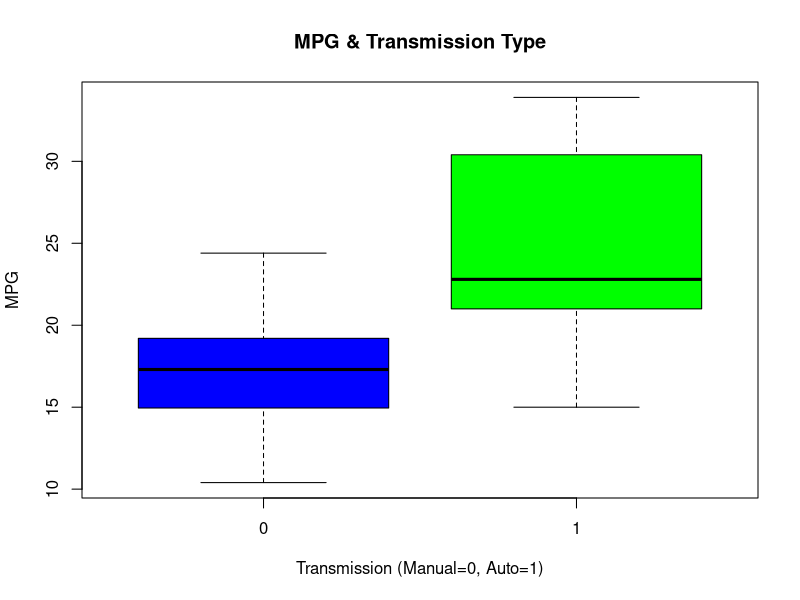
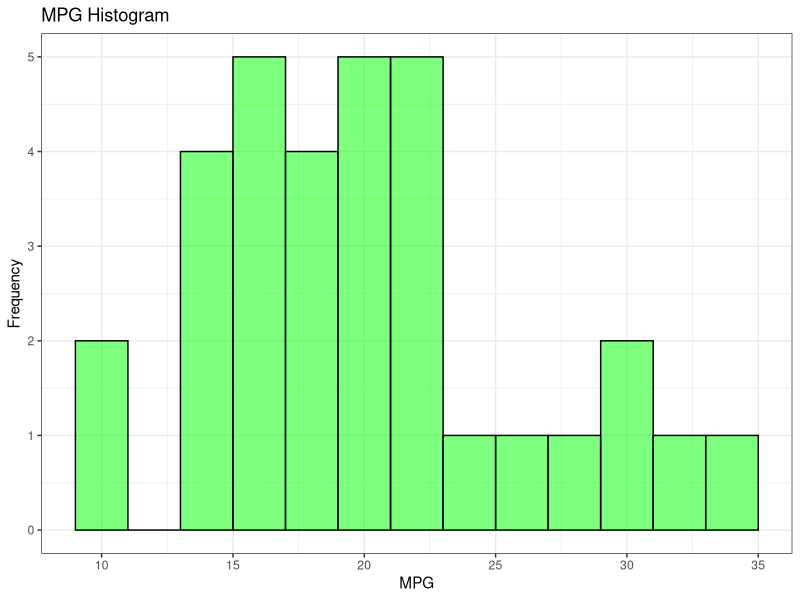
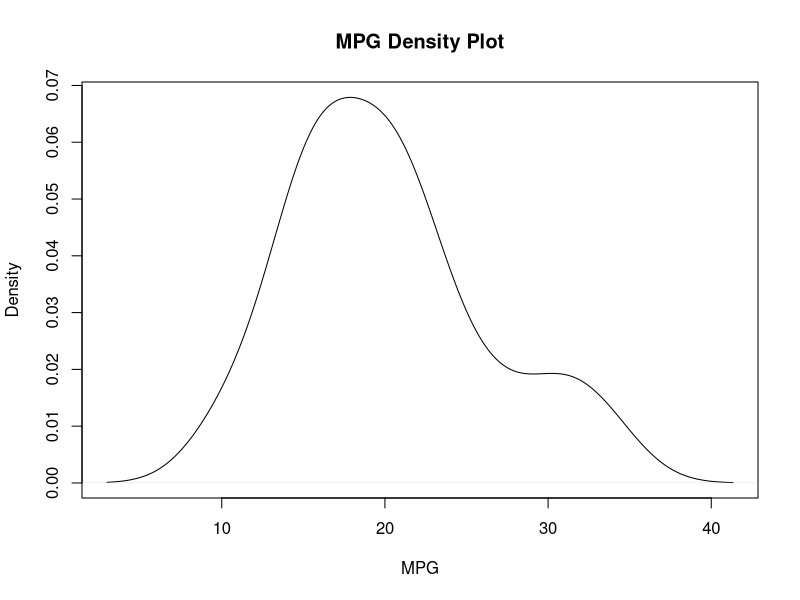
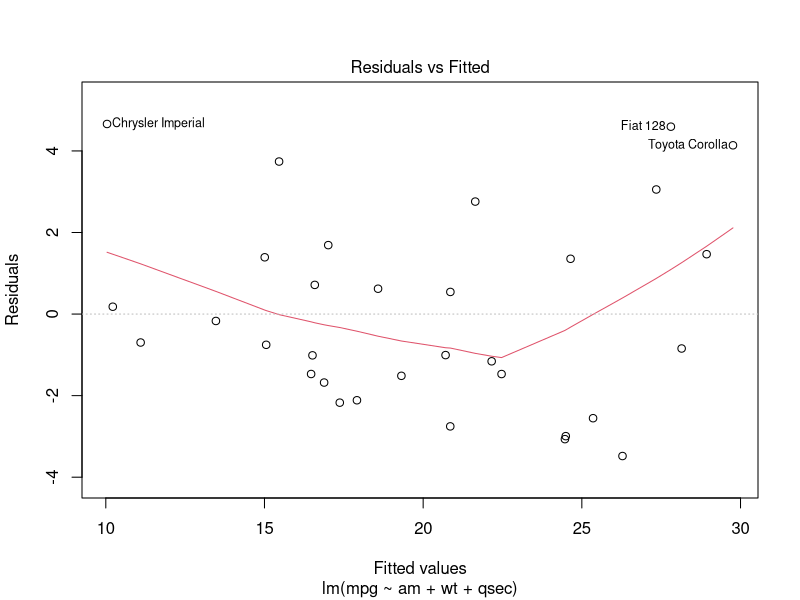
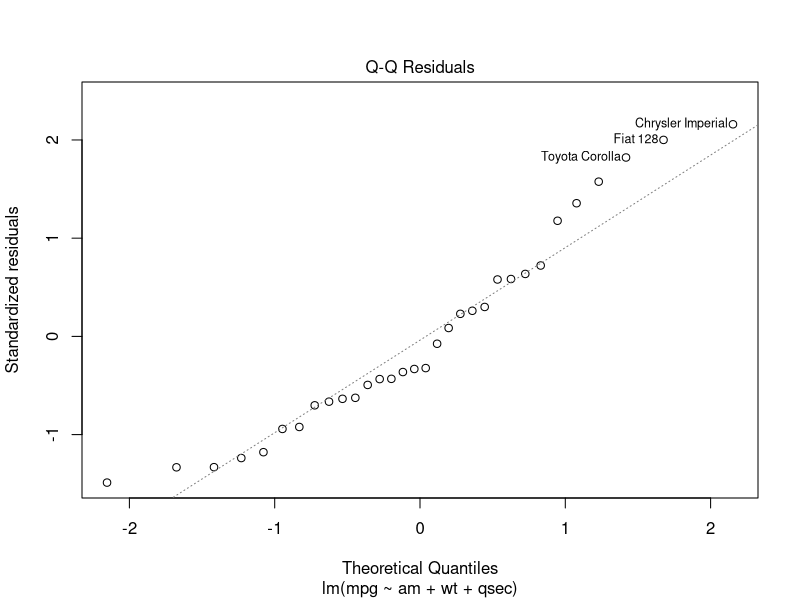
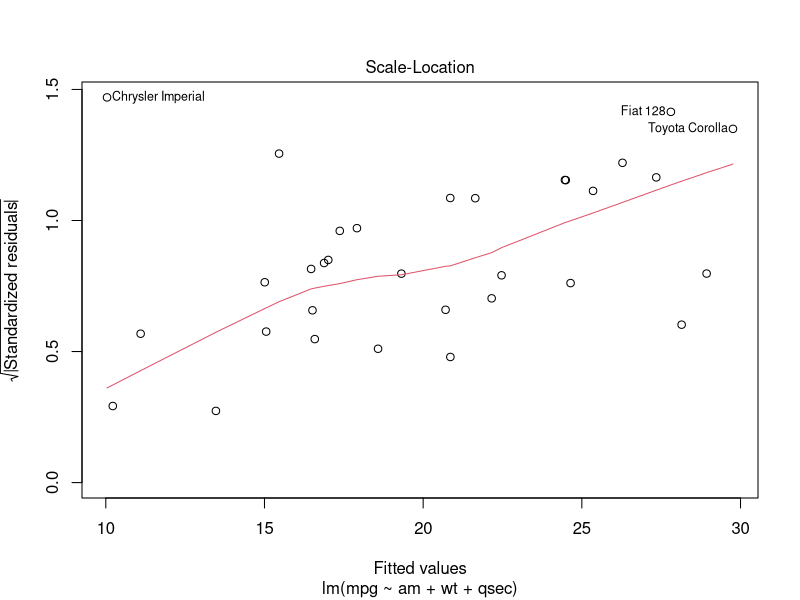
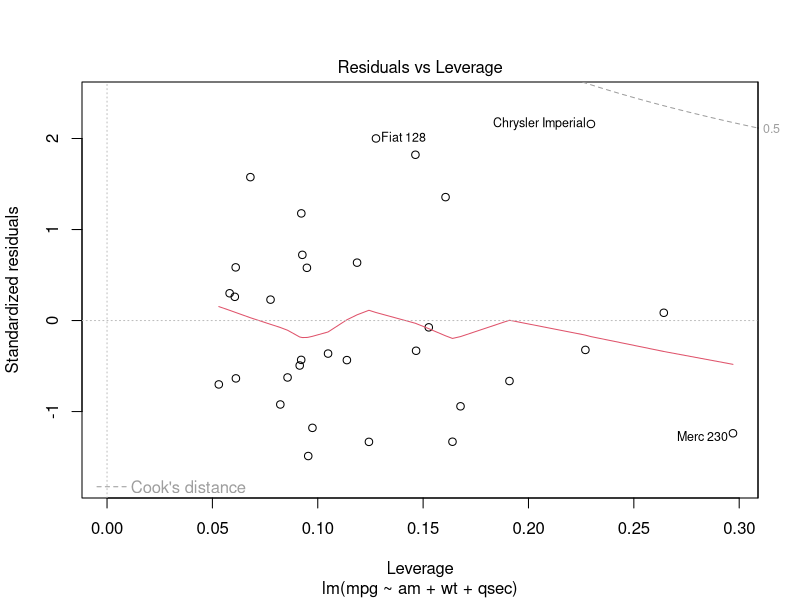

These figures' R source, in order:
## ---- chunk 1
    library(ggplot2);
## ---- chunk 2
#   Set Working Directory
    setwd("~/Data Science/07 Regression Models");

#   Read "mtcars" Data
    data(mtcars);
    dim(mtcars);
    head(mtcars, n=5);
## ---- chunk 3
#   Box Plot: MPG vs Transmission Type
    boxplot(mpg~am, data=mtcars, col=c("blue", "green"),
        xlab="Transmission (Manual=0, Auto=1)", ylab="MPG",
        main="MPG & Transmission Type"
    );
## ---- chunk 4
#   Aggregate Data & Calculated Mean for MPG & Transmission Type
    Mean <- aggregate(mpg~am, data=mtcars, mean);
    Mean;

#   Two Sample T-Test
    Automatic <- mtcars[mtcars$am==1, ];
    Manual <- mtcars[mtcars$am==0, ];
    MTest <- t.test(Automatic$mpg, Manual$mpg);
    MTest[3];
## ---- chunk 5
#   Correlation "mpg" Relative to Remaining Variables
    CorMatrix <- cor(mtcars)[1, ];
    CorMatrix;
## ---- chunk 6
#   Linear Regression
    LRegression <- lm(mpg~am, data=mtcars);
    summary(LRegression);
## ---- chunk 7
    MRegression <- step(lm(data=mtcars, mpg ~ .), trace=0, steps=10000);
    summary(MRegression);
    
    Best <- lm(mpg~am + wt + qsec, data = mtcars);
    anova(MRegression, Best);
    summary(Best);
## ---- chunk 8
#   Histogram
    g <- ggplot(mtcars, aes(mtcars$mpg))
    g <- g + geom_histogram(aes(mpg), binwidth=2, color="black", fill="green", 
        alpha=.5)
    g <- g + ggtitle("MPG Histogram") + labs(x="MPG", y="Frequency")
    g <- g  + theme_bw()
    g
    
#   Density Plot
    d <- density(mtcars$mpg);
    plot(d, xlab="MPG", main="MPG Density Plot");
    
    plot(Best);
